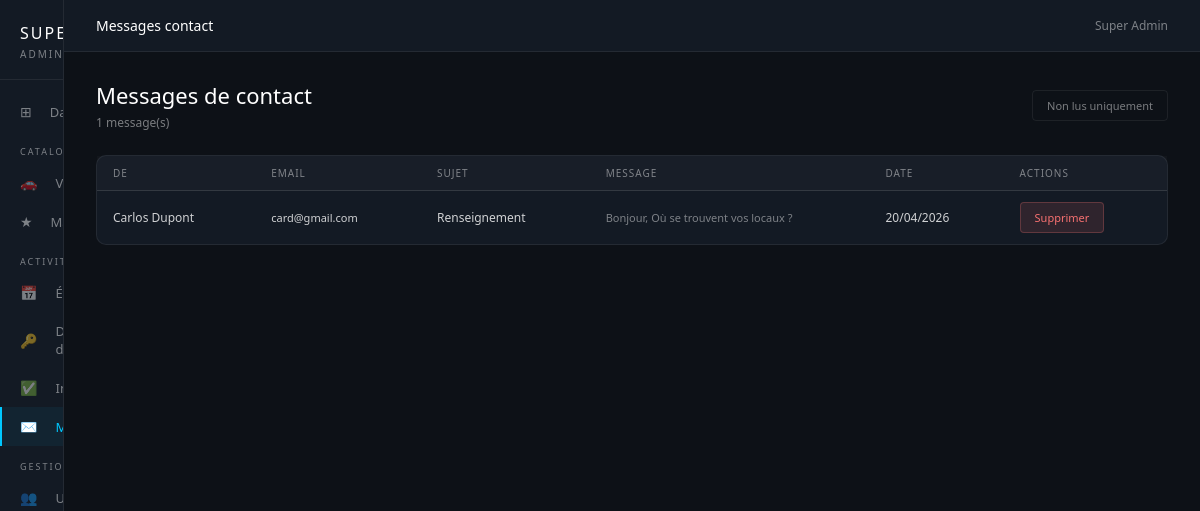
Page /code/admin/contacts.php (signed in) on the committed database.
### tables this page shows
CREATE TABLE IF NOT EXISTS `contacts` (
  `id` int(11) NOT NULL AUTO_INCREMENT,
  `prenom` varchar(100) NOT NULL,
  `nom` varchar(100) NOT NULL,
  `email` varchar(150) NOT NULL,
  `sujet` varchar(200) DEFAULT NULL,
  `message` text NOT NULL,
  `lu` tinyint(1) DEFAULT '0',
  `created_at` datetime DEFAULT CURRENT_TIMESTAMP,
  PRIMARY KEY (`id`)
);

### code/admin/contacts.php (the view, shortened to what this page needs)
<?php
$pdo = getPDO();
$filtre = isset($_GET['non_lus']) ? "WHERE lu = 0" : "";
$contacts = $pdo->query("SELECT * FROM contacts $filtre ORDER BY created_at DESC")->fetchAll();
require_once __DIR__ . '/includes/admin_header.php';
?>
<div class="admin-content">
<div class="admin-page-title" style="display:flex;justify-content:space-between;align-items:center">
    <div><h1>Messages de contact</h1><p><?= count($contacts) ?> message(s)</p></div>
    <a href="contacts.php?non_lus=1" class="btn-admin-ghost">Non lus uniquement</a>
</div>
<div class="admin-table-card">
    <table class="admin-table">
        <thead><tr><th>De</th><th>Email</th><th>Sujet</th><th>Message</th><th>Date</th><th>Actions</th></tr></thead>
        <tbody>
        <?php if (empty($contacts)): ?><tr><td colspan="6" class="td-empty">Aucun message</td></tr>
        <?php else: foreach ($contacts as $c): ?>
        <tr class="<?= !$c['lu']?'tr-unread':'' ?>">
            <td><?= htmlspecialchars($c['prenom'].' '.$c['nom']) ?></td>
            <td style="font-size:11px"><?= htmlspecialchars($c['email']) ?></td>
            <td><?= htmlspecialchars($c['sujet']?:'—') ?></td>
            <td style="max-width:200px;overflow:hidden;text-overflow:ellipsis;white-space:nowrap;font-size:11px;color:var(--muted)"><?= htmlspecialchars($c['message']) ?></td>
            <td><?= date('d/m/Y',strtotime($c['created_at'])) ?></td>
            <td style="display:flex;gap:6px">
                <a href="contacts.php?supprimer=<?= $c['id'] ?>" class="btn-admin-danger" onclick="return confirm('Supprimer ?')">Supprimer</a>
            </td>
        </tr>
        <?php endforeach; endif; ?>
        </tbody>
    </table>
</div>
</div>
<?php require_once __DIR__ . '/includes/admin_footer.php'; ?>

### code/admin/assets/admin.css (style rules this page uses)
:root { --ac1: #00c8ff; --ac2: #7c3aed; --ac3: #06ffa5; --bg: #0d1117; --bg2: #131a24; --bg3: #1a2235; --border: rgba(255,255,255,0.07); --text: rgba(255,255,255,0.9); --muted: rgba(255,255,255,0.45); --sidebar-w: 220px; --topbar-h: 52px; }
*, *::before, *::after { box-sizing: border-box; margin: 0; padding: 0; }
body.admin-body { font-family: 'Segoe UI', system-ui, sans-serif; background: var(--bg); color: var(--text); font-size: 14px; display: flex; min-height: 100vh; }
a { text-decoration: none; color: inherit; }
.admin-content { padding: 28px 32px; flex: 1; }
.admin-page-title { margin-bottom: 24px; }
.admin-page-title h1 { font-size: 22px; font-weight: 500; color: #fff; margin-bottom: 4px; }
.admin-page-title p { font-size: 12px; color: var(--muted); }
.admin-table-card { background: var(--bg2); border: 1px solid var(--border); border-radius: 10px; overflow: hidden; }
.admin-table { width: 100%; border-collapse: collapse; font-size: 12px; }
.admin-table thead th { padding: 10px 16px; text-align: left; font-size: 10px; font-weight: 500; color: var(--muted); letter-spacing: 1px; text-transform: uppercase; background: rgba(255,255,255,0.02); border-bottom: 1px solid var(--border); }
.admin-table tbody td { padding: 11px 16px; border-bottom: 1px solid var(--border); color: rgba(255,255,255,0.8); vertical-align: middle; }
.admin-table tbody tr:last-child td { border-bottom: none; }
.btn-admin-danger { display: inline-block; background: rgba(248,113,113,0.12); color: #f87171; font-size: 11px; padding: 7px 14px; border-radius: 4px; border: 1px solid rgba(248,113,113,0.25); cursor: pointer; transition: background 0.2s; }
.btn-admin-ghost { display: inline-block; background: transparent; color: var(--muted); font-size: 11px; padding: 7px 14px; border-radius: 4px; border: 1px solid var(--border); cursor: pointer; transition: color 0.2s, border-color 0.2s; }
.admin-content { box-sizing: border-box; }
html, body { height: 100%; }
.admin-content { padding-bottom: 48px; box-sizing: border-box; }
.admin-panel, .admin-table-card, .admin-form-card { overflow: visible; }
.admin-table th, .admin-table td { white-space: nowrap; overflow: hidden; text-overflow: ellipsis; }

### rows in the picture
contacts: prenom+nom "Carlos Dupont", email "card@gmail.com", sujet "Renseignement", message "Bonjour, Où se trouvent vos locaux ?", created_at "20/04/2026"

### other values in the picture
$titrePage "Messages contact"
prenomConnecte() . ' ' . ($_SESSION['nom'] ?? '') "Super Admin"
count($contacts) "1"
